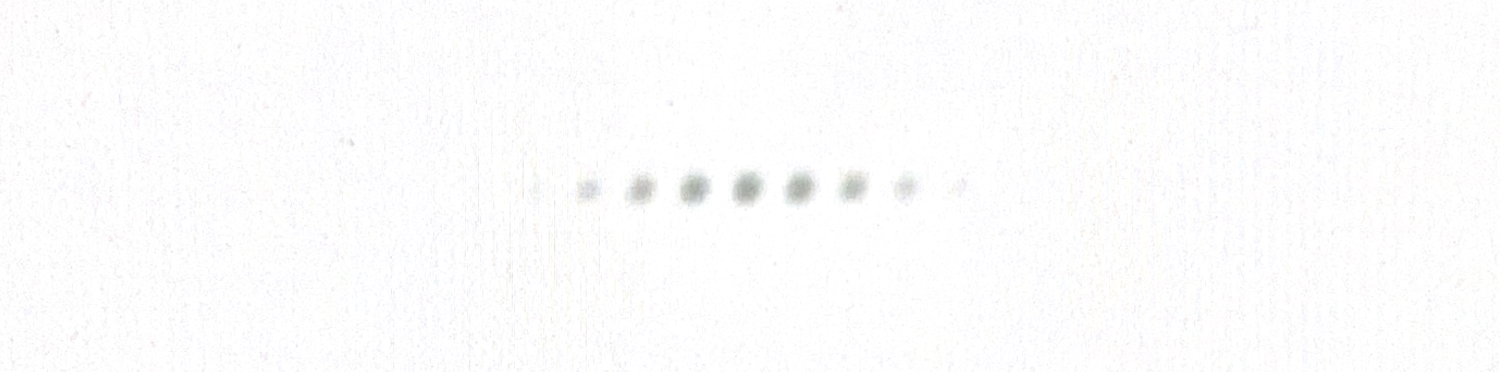
#> input picture acquisitions/double-slit-single-photon/pattern.jpg, 3000 x 743 px (shown at 1/2 size)
$ python single_photon_fit.py
#> lines starting #> are read from the running program, lines starting #| are printed output that depends on the picture
"""
"Single-photon" (attenuated) double-slit diffraction pattern: fit the whole
intensity profile directly against the theoretical Fraunhofer intensity
to recover the slit width a and separation b.

The film (Ilford Delta 3200, push-processed to ISO 6400, ~8 h exposure
with all five filters engaged) is exposed slowly enough to stay within
its linear response range, so -- unlike the high-intensity exposure --
the whole profile can be trusted, not just minima positions.
"""

import numpy as np
import matplotlib.pyplot as plt
from PIL import Image
from scipy.optimize import curve_fit

# --- Parameters ---
IMAGE_PATH = "acquisitions/double-slit-single-photon/pattern.jpg"
OUTPUT_PATH = "single_photon_fit.pdf"

CENTER_X_PX = 1493.5
CENTER_Y_PX = 376
BAND_HEIGHT_PX = 40
PIXEL_SIZE_MM = 0.023350  # see README for how this was calibrated

WAVELENGTH_NM, SIGMA_WAVELENGTH_NM = 520.0, 15.0
DISTANCE_MM, SIGMA_DISTANCE_MM = 4091.0, 5.0

INTENSITY_THRESHOLD = 0.1  # exclude points below this fraction of the peak (film grain noise)
A0_MM, B0_MM = 0.1, 0.8    # starting guess for the fit


def load_intensity_profile(image_path, center_y_px, band_height_px):
    """Average a horizontal band of the image into a 1D intensity
    profile. Intensity is `255 - grayscale` (more film exposure = darker
    pixel = higher intensity)."""
#> called with center_y_px = 376, band_height_px = 40
    gray = np.asarray(Image.open(image_path).convert("L"), dtype=float)
    intensity_img = 255.0 - gray
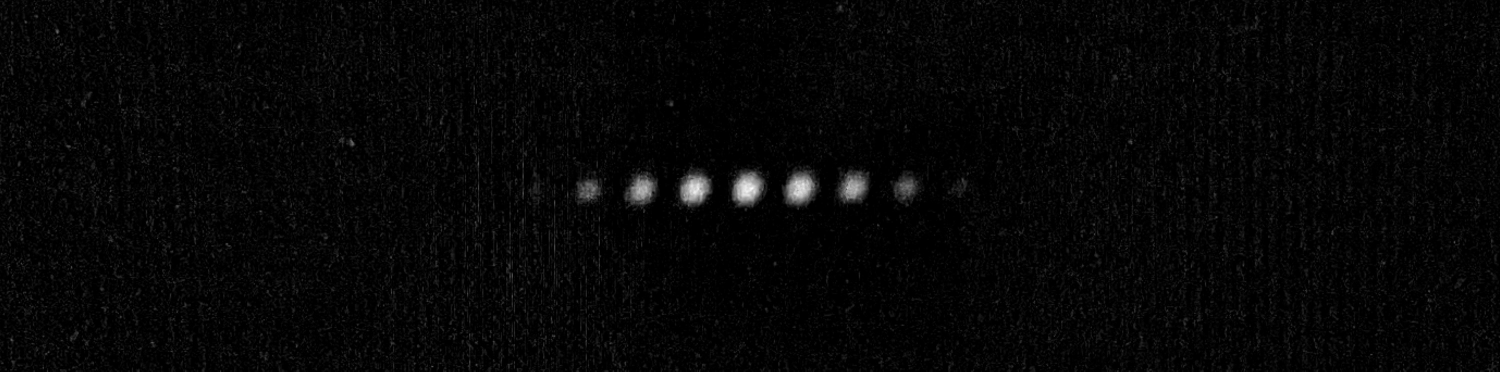
#> intensity_img: shape (743, 3000) float64 (shown at 1/2 size); min 0, max 94, mean 2.4; drawn with min black and max white
    y1 = max(0, center_y_px - band_height_px // 2)
    y2 = min(gray.shape[0], center_y_px + band_height_px // 2)
#> y2 = 396
    band = intensity_img[y1:y2, :]
    return band.mean(axis=0), band.std(axis=0)


def double_slit_intensity(x, alpha, beta, C):
    """I(x) = C * cos^2(pi x / beta) * sinc^2(x / alpha), with
    alpha = lambda*D/a and beta = lambda*D/b."""
    return C * np.cos(np.pi * x / beta) ** 2 * np.sinc(x / alpha) ** 2


def physical_length(param_mm, sigma_param_mm):
    """length = lambda * D / param, with the three relative
    uncertainties combined in quadrature."""
    length_mm = (WAVELENGTH_NM * 1e-6) * DISTANCE_MM / param_mm
    rel_err = np.sqrt(
        (SIGMA_WAVELENGTH_NM / WAVELENGTH_NM) ** 2
        + (SIGMA_DISTANCE_MM / DISTANCE_MM) ** 2
        + (sigma_param_mm / param_mm) ** 2
    )
    return length_mm, length_mm * rel_err


def main():
    profile, profile_std = load_intensity_profile(IMAGE_PATH, CENTER_Y_PX, BAND_HEIGHT_PX)
#> profile = 3000 values, max 77.33 at index 1490, min 0 at index 1230, mean 7.69; profile_std = 3000 values, max 13.37 at index 1370, min 0 at index 1230, mean 3.16
    x_mm = (np.arange(len(profile)) - CENTER_X_PX) * PIXEL_SIZE_MM
#> x_mm = 3000 values from -34.87 to 35.15
    peak = np.interp(CENTER_X_PX, np.arange(len(profile)), profile)
#> peak = 76.72
    intensity = profile / peak
#> intensity = 3000 values, max 1.01 at index 1490, min 0 at index 1230, mean 0.1
    intensity_err = profile_std / peak
#> intensity_err = 3000 values, max 0.174 at index 1370, min 0 at index 1230, mean 0.0412

    mask = intensity >= INTENSITY_THRESHOLD
    x_fit, y_fit, sigma_fit = x_mm[mask], intensity[mask], intensity_err[mask]
#> x_fit = 475 values from -29.71 to 20.4; y_fit = 475 values, max 1.01 at index 234, min 0.101 at index 1, mean 0.476; sigma_fit = 475 values, max 0.174 at index 153, min 0.0315 at index 464, mean 0.107
    sigma_fit = np.where(sigma_fit > 0, sigma_fit, np.median(sigma_fit[sigma_fit > 0]))

    alpha0 = WAVELENGTH_NM * 1e-6 * DISTANCE_MM / A0_MM
    beta0 = WAVELENGTH_NM * 1e-6 * DISTANCE_MM / B0_MM
    popt, pcov = curve_fit(double_slit_intensity, x_fit, y_fit, p0=[alpha0, beta0, 1.0],
                            sigma=sigma_fit, absolute_sigma=True)
#> popt = [13.98, 2.48, 0.968]; pcov = [[0.0237, -4.89e-06, -0.000945], [-4.89e-06, 2.34e-05, 1.17e-06], [-0.000945, 1.17e-06, 0.000124]]
    alpha_mm, beta_mm, C = popt
#> alpha_mm = 13.98; beta_mm = 2.48; C = 0.968
    sigma_alpha_mm, sigma_beta_mm, sigma_C = np.sqrt(np.diag(pcov))
#> sigma_alpha_mm = 0.154; sigma_beta_mm = 0.00483; sigma_C = 0.0111

    residuals = (y_fit - double_slit_intensity(x_fit, *popt)) / sigma_fit
#> residuals = 475 values, max 2.63 at index 5, min -4.91 at index 141, mean -0.0485
    chi2_red = np.sum(residuals ** 2) / (len(x_fit) - 3)
#> chi2_red = 0.809

    a_mm, sigma_a_mm = physical_length(alpha_mm, sigma_alpha_mm)
#> in physical_length, `length_mm = (WAVELENGTH_NM * 1e-6) * DISTANCE_MM / param_mm`: length_mm = 0.152
#> in physical_length, `rel_err = np.sqrt( (SIGMA_WAVELENGTH_NM / WAVELENGTH_NM) ** 2 + (SIGMA..`: rel_err = 0.0309
#> a_mm = 0.152; sigma_a_mm = 0.0047
    b_mm, sigma_b_mm = physical_length(beta_mm, sigma_beta_mm)
#> b_mm = 0.857; sigma_b_mm = 0.0248

    print(f"alpha = ({alpha_mm:.3f} +/- {sigma_alpha_mm:.3f}) mm, beta = ({beta_mm:.3f} +/- {sigma_beta_mm:.3f}) mm, "
          f"C = {C:.3f} +/- {sigma_C:.3f}")
#| alpha = (13.977 +/- 0.154) mm, beta = (2.481 +/- 0.005) mm, C = 0.968 +/- 0.011
    print(f"reduced chi^2 = {chi2_red:.3f}")
#| reduced chi^2 = 0.809
    print(f"a = ({a_mm:.3f} +/- {sigma_a_mm:.3f}) mm")
#| a = (0.152 +/- 0.005) mm
    print(f"b = ({b_mm:.3f} +/- {sigma_b_mm:.3f}) mm")
#| b = (0.857 +/- 0.025) mm

    # --- Plot: data + fit overlay ---
    fig, ax = plt.subplots(figsize=(10, 5))
    ax.plot(x_mm, intensity, "-k", label="Data")
    ax.fill_between(x_mm, intensity - intensity_err, intensity + intensity_err, color="orange", alpha=0.3, label="Error")
    x_line = np.linspace(x_fit.min(), x_fit.max(), 1000)
#> x_line = 1000 values from -29.71 to 20.4
    ax.plot(x_line, double_slit_intensity(x_line, *popt), "r--", label="Fit")
    ax.set_xlabel("Distance from center [mm]")
    ax.set_ylabel("Relative intensity")
    ax.grid(True)
    ax.legend(loc="upper right")

    text = (
        f"a = ({a_mm:.3f} $\\pm$ {sigma_a_mm:.3f}) mm\n"
        f"b = ({b_mm:.3f} $\\pm$ {sigma_b_mm:.3f}) mm\n"
        f"C = {C:.3f} $\\pm$ {sigma_C:.3f}\n"
        f"$\\chi^2_{{red}}$ = {chi2_red:.2f}"
    )
    ax.text(0.03, 0.95, text, ha="left", va="top", transform=ax.transAxes,
            bbox=dict(facecolor="white", edgecolor="black", boxstyle="round,pad=0.5", alpha=0.85))

    fig.tight_layout()
    fig.savefig(OUTPUT_PATH)
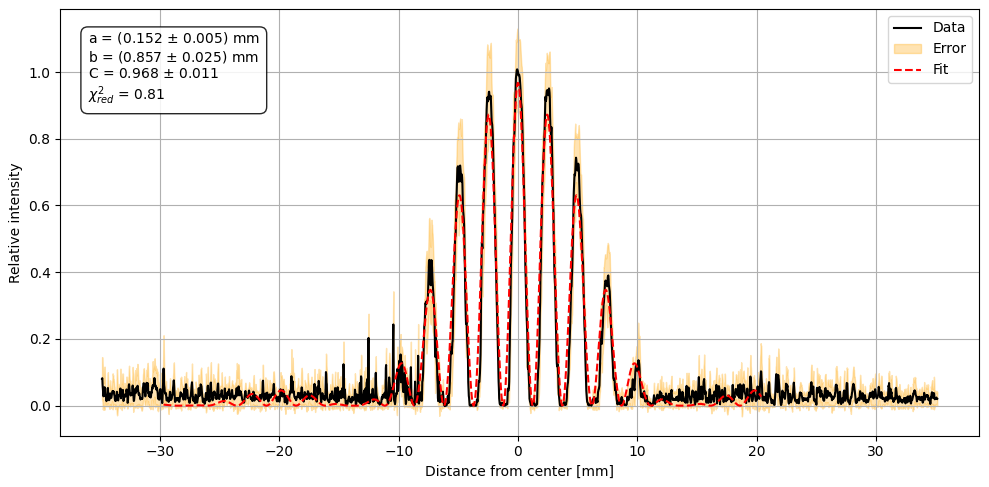
#> figure drawn by matplotlib, 1 panel; curve peaks at x = -0.0817, y = 1.01; curve peaks at x = -0.0186, y = 0.967
    plt.show()


if __name__ == "__main__":
    main()
